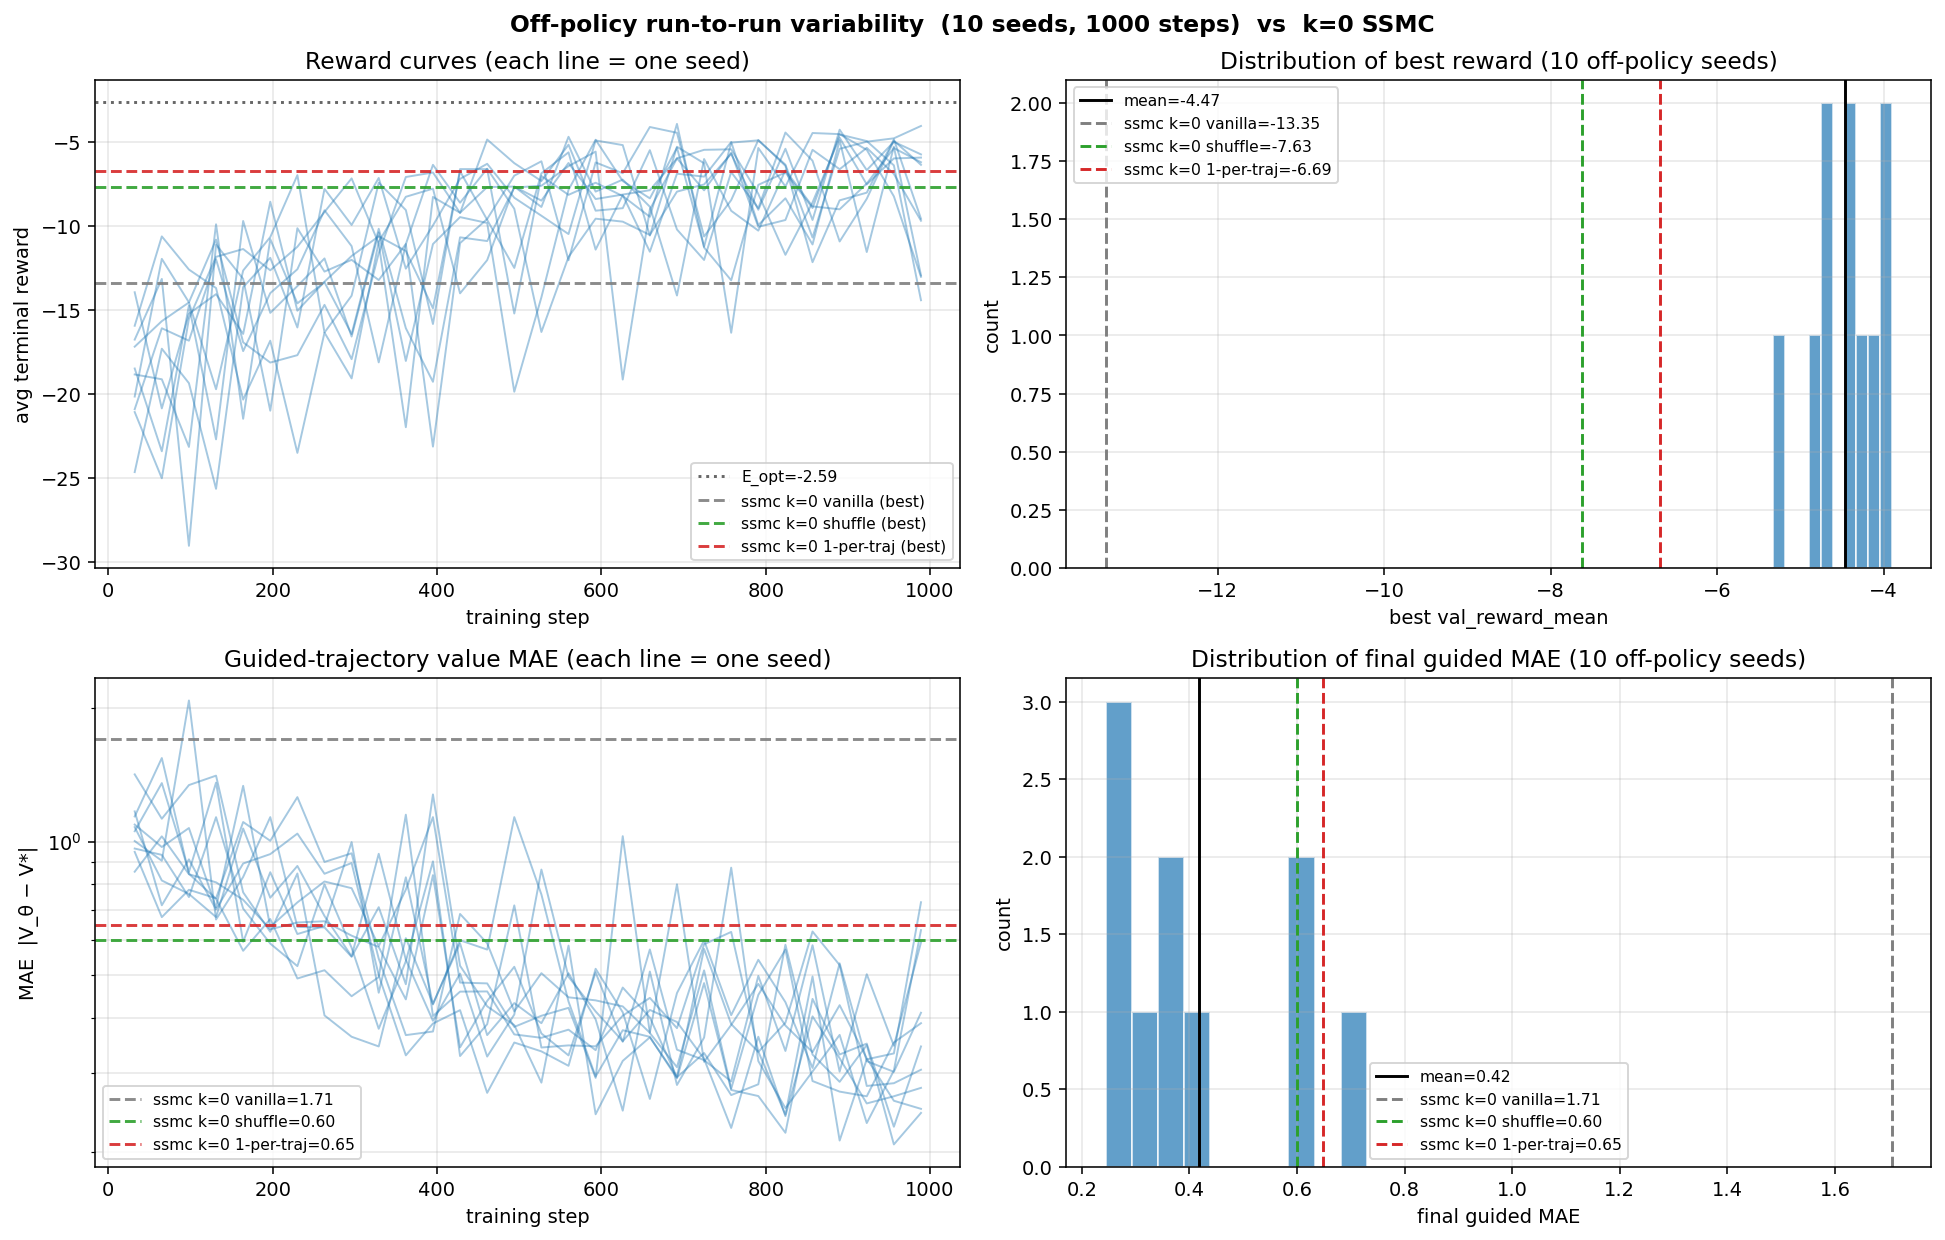

Generate this figure with Python:
#!/usr/bin/env python3
"""Estimate off-policy run-to-run variability.

Train 10 off-policy runs with different seeds, record best/final reward and
final guided MAE, and compare against the k=0 SSMC results (shuffled +
1-per-traj) to see whether SSMC is within the off-policy distribution.
"""

import gc
import json
import os
import shutil
import time
from functools import partial
from math import sqrt

import matplotlib
matplotlib.use("Agg")
import matplotlib.pyplot as plt
import numpy as np
import pandas as pd
import torch
import torch.nn as nn
from einops import reduce
from sklearn.datasets import make_moons
from sklearn.mixture import GaussianMixture
from sklearn.preprocessing import StandardScaler
from torch.utils.data import DataLoader, TensorDataset

import lightning as L
from lightning.pytorch.callbacks import Callback, ModelCheckpoint
from lightning.pytorch.loggers import CSVLogger

from diffusion_rl.models.off_policy import InterpolatingNumpyDataset, OffPolicyValue
from diffusion_rl.modules.resnet_mlp import ValueNetwork


# ── Setup (matches earlier sweeps) ─────────────────────────────────────────
X, _ = make_moons(n_samples=10_000, noise=0.05, random_state=42)
scaler = StandardScaler()
X = scaler.fit_transform(X)
clf = GaussianMixture(n_components=100, covariance_type="spherical")
clf.fit(X)
_means = torch.from_numpy(clf.means_).double()
_sigma2 = torch.from_numpy(clf.covariances_).double()
_weights = torch.from_numpy(clf.weights_).double()
_sigmas = torch.sqrt(_sigma2)[:, None]
_weights_col = _weights[:, None]

D = 2
a = 1.0
c = torch.tensor([1.0, 0.0])
means_np = clf.means_
sigmas_np = np.sqrt(clf.covariances_)
weights_np = clf.weights_


class AV(nn.Module):
    def __init__(self, means, sigma2, weights, a=1.0, c_=None, D_=2):
        super().__init__()
        if c_ is None:
            c_ = torch.tensor([1.0, 0.0])
        self.register_buffer("means", means.float())
        self.register_buffer("sigma2", sigma2.float())
        self.register_buffer("weights", weights.float())
        self.a = a
        self.D = D_
        self.register_buffer("c", c_.float())

    def _log_Z(self, m, v):
        cc = self.c.double()
        d = 1 + 20 * v
        return (
            -self.D / 2 * torch.log(d)
            + (
                -10 * (m**2).sum(-1)
                + 20 * (m * cc).sum(-1)
                + 200 * v * (cc**2).sum()
            ) / d
            - 10 * (cc**2).sum()
        )

    def forward(self, x, t):
        x = x.double()
        t = t.double().reshape(-1)
        if t.numel() == 1:
            t = t.expand(x.shape[0])
        t_ = t[:, None]
        m = self.means.double()
        s2 = self.sigma2.double()
        w = self.weights.double()
        dk = t_ * s2[None, :] + 2 * self.a * (1 - t_)
        mm = t_[:, :, None] * m[None, :, :]
        d2 = ((x[:, None, :] - mm) ** 2).sum(-1)
        ts = t_ + 1e-40
        lg = -self.D / 2 * torch.log(2 * torch.pi * ts * dk) - d2 / (2 * ts * dk)
        lw = torch.log(w)[None, :]
        lpw = lw + lg - torch.logsumexp(lw + lg, dim=1, keepdim=True)
        tV = 2 * self.a * (1 - t_) * s2[None, :] / dk
        tmu = (
            s2[None, :, None] * x[:, None, :]
            + 2 * self.a * (1 - t_)[:, :, None] * m[None, :, :]
        ) / dk[:, :, None]
        return torch.logsumexp(lpw + self._log_Z(tmu, tV), dim=1).float()


_avm = AV(_means, _sigma2, _weights, a=a, c_=c, D_=D)


def anal_fn(x, t):
    return _avm(x.cpu(), t.cpu()).to(x.device)


def gmm_drift(xt, ts, a_):
    ts = ts.reshape(-1, 1)
    xt_ = xt[..., None]
    means_ = _means.float().to(xt).T[None, ...]
    ts_ = ts[..., None]
    sigmas_ = _sigmas.float().to(xt).T
    weights_ = _weights_col.float().to(xt).T
    denom = 2 * a_ * (1 - ts) + ts * sigmas_**2
    le = -reduce((xt_ - means_ * ts_) ** 2, "n d m -> n m", "sum") / (2 * ts * denom)
    lsf = torch.log(2 * a_ * (1 - ts) / denom) * D / 2
    lrw = torch.log(weights_) + le + lsf
    lw = lrw - torch.logsumexp(lrw, dim=1, keepdim=True)
    lw = torch.where((ts == 0), torch.log(weights_), lw)
    nm = (2 * a_ * (1 - ts_) * means_ + xt_ * sigmas_[None, ...] ** 2) / denom[:, None, :]
    us = (nm - xt[:, :, None]) / (1 - ts[..., None])
    return reduce(torch.exp(lw)[:, None, :] * us, "n d m -> n d", "sum")


DEVICE = "mps" if torch.backends.mps.is_available() else "cpu"


def base_drift(x, t):
    return gmm_drift(x, t if t.ndim >= 1 else t.unsqueeze(0), a).to(dtype=torch.float)


def reward_fn(x):
    return -10 * (x - c.to(x)).square().sum(dim=1)


def gmm_sample(n):
    k = np.random.choice(len(weights_np), size=n, p=weights_np)
    return means_np[k] + sigmas_np[k, np.newaxis] * np.random.randn(n, D)


# ── Constants ──────────────────────────────────────────────────────────────
LOG_DIR = "lightning_logs/offpolicy_seeds"
CKPT_DIR = "checkpoints/offpolicy_seeds"

TOTAL_STEPS = 1000
BS = 256
LR = 1e-3
N_STEPS = 100
N_SEEDS = 10

with open("experiments/common/analytical_target.json") as f:
    _at = json.load(f)
E_OPT = _at["E_opt"]

all_rewards = reward_fn(torch.from_numpy(X).float())
max_r = all_rewards.max()
bias_val = (
    torch.log(torch.mean(torch.exp(all_rewards - max_r))) + max_r
).item()

val_loader = DataLoader(TensorDataset(torch.zeros(1)), batch_size=1)


# ── Trajectory MAE callback ────────────────────────────────────────────────
class TrajCB(Callback):
    def __init__(self, af, n=256, ns=N_STEPS):
        super().__init__()
        self.af = af
        self.n = n
        self.ns = ns

    def on_validation_batch_end(self, trainer, pl, outputs, batch, bi):
        if bi > 0:
            return
        dim = pl.hparams.dim
        dev = pl.device
        n = self.n
        dt = 1.0 / self.ns
        for beta, label in [(0, "base"), (1, "guided")]:
            x = torch.zeros(n, dim, device=dev)
            ax, at = [x], [torch.zeros(n, device=dev)]
            dfn = partial(pl.drift, beta=beta)
            for st in torch.linspace(0, 1, self.ns + 1, device=dev)[:-1]:
                tv = st.expand(n)
                dx = dfn(x, tv) * dt
                db = sqrt(2 * pl.a * dt) * torch.randn_like(x)
                x = x + dx + db
                ax.append(x)
                at.append(torch.full((n,), float(st) + dt, device=dev))
            ax = torch.cat(ax)
            at = torch.cat(at)
            with torch.no_grad():
                vp = pl.value_module(ax, at)
                va = self.af(ax, at)
            err = vp - va
            pl.log(f"traj_avg_mae_{label}", err.abs().mean(), prog_bar=False)


def run_one(seed):
    name = f"seed_{seed:02d}"
    csv_path = f"{LOG_DIR}/{name}/version_0/metrics.csv"
    if os.path.exists(csv_path):
        df = pd.read_csv(csv_path)
        val = df.dropna(subset=["val_reward_mean"])
        if len(val) > 0 and int(val["step"].max()) >= TOTAL_STEPS - 1:
            print(f"  {name}: already complete, skipping.")
            return
    for v in range(3):
        p = f"{LOG_DIR}/{name}/version_{v}"
        if os.path.exists(p):
            shutil.rmtree(p)
    p = f"{CKPT_DIR}/{name}"
    if os.path.exists(p):
        shutil.rmtree(p)

    L.seed_everything(seed, workers=True)
    print(f"\n  [training] {name}")
    t0 = time.time()
    vm = ValueNetwork(D, bias=bias_val)
    model = OffPolicyValue(
        base_score_module=base_drift,
        value_module=vm,
        reward_function=reward_fn,
        dim=D,
        a=a,
        lr=LR,
        loss_type="quad",
        analytical_value_fn=anal_fn,
    )
    ds = InterpolatingNumpyDataset(
        generating_function=gmm_sample, a=a, batch_size=1024
    )
    loader = DataLoader(ds, batch_size=BS)
    tcb = TrajCB(anal_fn)
    ccb = ModelCheckpoint(
        dirpath=f"{CKPT_DIR}/{name}",
        save_last=True, save_top_k=1,
        monitor="val_reward_mean", mode="max", filename="best",
    )
    logger = CSVLogger(LOG_DIR, name=name, version=0)
    trainer = L.Trainer(
        max_steps=TOTAL_STEPS,
        val_check_interval=max(1, TOTAL_STEPS // 30),
        callbacks=[ccb, tcb],
        logger=logger,
        enable_checkpointing=True,
        enable_progress_bar=False,    # 10 runs → less noise
    )
    trainer.fit(model, loader, val_dataloaders=val_loader)
    print(f"    elapsed: {(time.time() - t0) / 60:.1f} min")
    del model, vm, trainer, loader, ds
    gc.collect()
    if torch.backends.mps.is_available():
        torch.mps.empty_cache()


# ── Run all seeds ──────────────────────────────────────────────────────────
print(f"E_OPT = {E_OPT:.4f}")
print(f"Device: {DEVICE}")
print(f"BS={BS}  LR={LR}  TOTAL_STEPS={TOTAL_STEPS}  seeds=0..{N_SEEDS - 1}")

t_total0 = time.time()
for s in range(N_SEEDS):
    run_one(s)
    print(f"  total elapsed so far: {(time.time() - t_total0) / 60:.1f} min")


# ── Aggregate ──────────────────────────────────────────────────────────────
def load_curves(csv_path, max_step=TOTAL_STEPS):
    if not os.path.exists(csv_path):
        return None, None
    df = pd.read_csv(csv_path)
    df = df[df["step"] <= max_step]
    val = df.dropna(subset=["val_reward_mean"])
    mae = df.dropna(subset=["traj_avg_mae_guided"])
    return val, mae


bests = []
finals = []
final_maes = []
all_val_curves = []
all_mae_curves = []
for s in range(N_SEEDS):
    val, mae = load_curves(f"{LOG_DIR}/seed_{s:02d}/version_0/metrics.csv")
    if val is None or len(val) == 0:
        continue
    bests.append(float(val["val_reward_mean"].max()))
    finals.append(float(val["val_reward_mean"].iloc[-1]))
    final_maes.append(float(mae["traj_avg_mae_guided"].iloc[-1]) if len(mae) else float("nan"))
    all_val_curves.append(val)
    all_mae_curves.append(mae)

bests = np.array(bests)
finals = np.array(finals)
final_maes = np.array(final_maes)

# k=0 SSMC reference results (from earlier experiments).
# Best, final reward and final guided MAE on the same training-step budget.
SSMC_REFS = {
    "ssmc k=0 vanilla":    {"best": -13.347, "final": -23.592, "mae": 1.706, "color": "#7f7f7f"},
    "ssmc k=0 shuffle":    {"best":  -7.627, "final":  -9.663, "mae": 0.600, "color": "#2ca02c"},
    "ssmc k=0 1-per-traj": {"best":  -6.690, "final": -10.364, "mae": 0.648, "color": "#d62728"},
}

print(f"\n{'=' * 72}\n  OFF-POLICY DISTRIBUTION over {len(bests)} seeds\n{'=' * 72}")
print(f"  best reward      mean={bests.mean():>7.3f}   sd={bests.std(ddof=1):>5.3f}   "
      f"min={bests.min():>7.3f}  max={bests.max():>7.3f}")
print(f"  final reward     mean={finals.mean():>7.3f}   sd={finals.std(ddof=1):>5.3f}   "
      f"min={finals.min():>7.3f}  max={finals.max():>7.3f}")
print(f"  final guided MAE mean={final_maes.mean():>6.3f}   sd={final_maes.std(ddof=1):>5.3f}   "
      f"min={final_maes.min():>6.3f}  max={final_maes.max():>6.3f}")

print(f"\n  SSMC k=0 references vs off-policy distribution:")
for name, r in SSMC_REFS.items():
    z_best = (r["best"] - bests.mean()) / bests.std(ddof=1)
    z_mae = (r["mae"] - final_maes.mean()) / final_maes.std(ddof=1)
    print(f"    {name:<22}  best={r['best']:>7.3f} (z={z_best:+.1f})   "
          f"MAE={r['mae']:>5.3f} (z={z_mae:+.1f})")


# ── Plot ───────────────────────────────────────────────────────────────────
fig, axes = plt.subplots(2, 2, figsize=(14, 9))
fig.suptitle(
    f"Off-policy run-to-run variability  ({len(bests)} seeds, 1000 steps)  vs  k=0 SSMC",
    fontsize=12, fontweight="bold",
)

# (a) Reward curves: every off-policy seed faintly + k=0 SSMC references as horizontals.
ax = axes[0, 0]
ax.set_title("Reward curves (each line = one seed)")
for val in all_val_curves:
    ax.plot(val["step"], val["val_reward_mean"], color="#1f77b4", alpha=0.4, lw=1.0)
ax.axhline(E_OPT, color="black", ls=":", alpha=0.6, label=f"E_opt={E_OPT:.2f}")
for name, r in SSMC_REFS.items():
    ax.axhline(r["best"], color=r["color"], ls="--", lw=1.5, alpha=0.9,
               label=f"{name} (best)")
ax.set_xlabel("training step")
ax.set_ylabel("avg terminal reward")
ax.legend(fontsize=8)
ax.grid(True, alpha=0.3)

# (b) Histogram of best reward.
ax = axes[0, 1]
ax.set_title("Distribution of best reward (10 off-policy seeds)")
ax.hist(bests, bins=10, color="#1f77b4", alpha=0.7, edgecolor="white")
ax.axvline(bests.mean(), color="black", lw=1.5, label=f"mean={bests.mean():.2f}")
for name, r in SSMC_REFS.items():
    ax.axvline(r["best"], color=r["color"], ls="--", lw=1.5, label=f"{name}={r['best']:.2f}")
ax.set_xlabel("best val_reward_mean")
ax.set_ylabel("count")
ax.legend(fontsize=8)
ax.grid(True, alpha=0.3)

# (c) MAE curves.
ax = axes[1, 0]
ax.set_title("Guided-trajectory value MAE (each line = one seed)")
for mae in all_mae_curves:
    if len(mae) > 0:
        ax.plot(mae["step"], mae["traj_avg_mae_guided"], color="#1f77b4", alpha=0.4, lw=1.0)
for name, r in SSMC_REFS.items():
    ax.axhline(r["mae"], color=r["color"], ls="--", lw=1.5, alpha=0.9, label=f"{name}={r['mae']:.2f}")
ax.set_yscale("log")
ax.set_xlabel("training step")
ax.set_ylabel("MAE  |V_θ − V*|")
ax.legend(fontsize=8)
ax.grid(True, alpha=0.3, which="both")

# (d) Histogram of final MAE.
ax = axes[1, 1]
ax.set_title("Distribution of final guided MAE (10 off-policy seeds)")
ax.hist(final_maes, bins=10, color="#1f77b4", alpha=0.7, edgecolor="white")
ax.axvline(final_maes.mean(), color="black", lw=1.5, label=f"mean={final_maes.mean():.2f}")
for name, r in SSMC_REFS.items():
    ax.axvline(r["mae"], color=r["color"], ls="--", lw=1.5, label=f"{name}={r['mae']:.2f}")
ax.set_xlabel("final guided MAE")
ax.set_ylabel("count")
ax.legend(fontsize=8)
ax.grid(True, alpha=0.3)

plt.tight_layout()
out = "experiments/misc/2026-05-28_offpolicy_seeds/offpolicy_seeds.png"
plt.savefig(out, dpi=140, bbox_inches="tight")
print(f"\nSaved: {out}")

with open("experiments/misc/2026-05-28_offpolicy_seeds/offpolicy_seeds_results.json", "w") as f:
    json.dump(
        {
            "n_seeds": len(bests),
            "best_reward": {"mean": float(bests.mean()), "sd": float(bests.std(ddof=1)),
                            "min": float(bests.min()), "max": float(bests.max()),
                            "values": bests.tolist()},
            "final_reward": {"mean": float(finals.mean()), "sd": float(finals.std(ddof=1)),
                             "values": finals.tolist()},
            "final_guided_mae": {"mean": float(final_maes.mean()),
                                 "sd": float(final_maes.std(ddof=1)),
                                 "min": float(final_maes.min()),
                                 "max": float(final_maes.max()),
                                 "values": final_maes.tolist()},
            "ssmc_refs": SSMC_REFS,
        },
        f, indent=2,
    )

print(f"\nTotal elapsed: {(time.time() - t_total0) / 60:.1f} min")
print("Done.")
